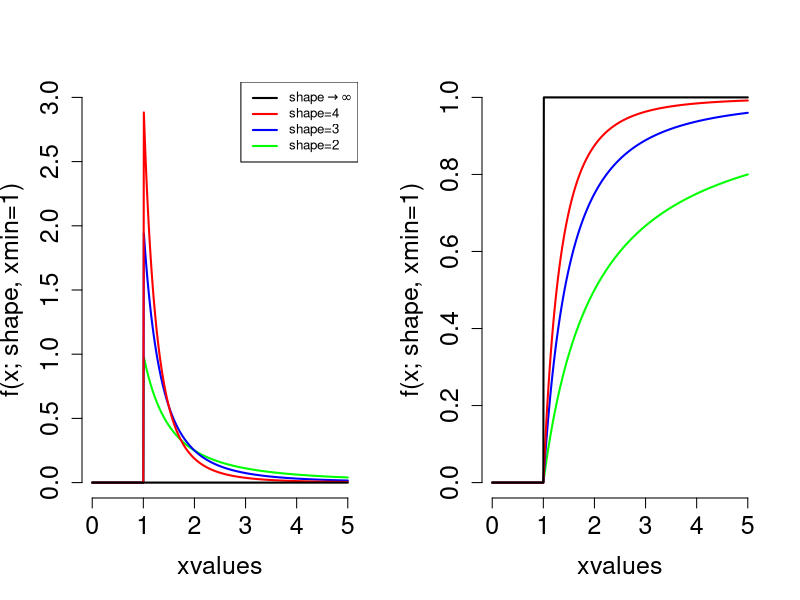

Recreate this plot in R.
# Fortgeschrittene Programmierung WS 2014/15
# Hausübung 1 (due to 23.11.2014)
# JT, PJR

### 2 a)

#' Pareto density
#' 
#' inputs:  x:      vector of quantiles
#'          shape:  distribution parameter
#'          xmin:   minimum value of x
#' output:  gives the density of the Pareto distribution

dpareto_1 <- function(x, shape, xmin) {
  # input validation 
  if (is.numeric(x) == FALSE) stop("<x> must be numeric")
  if (is.numeric(shape) == FALSE) stop("<shape> must be numeric")
  if (is.numeric(xmin) == FALSE) stop("<xmin> must be numeric")
  if (xmin <= 0) stop("<xmin> must be larger zero")
  if (shape <= 1) stop("<shape> must be larger one")
  if (any(x < xmin) & length(x) == 1)
    {warning("<x> is not larger than <xmin>")}
  if (any(x < xmin) & length(x) > 1 )
    {warning("not all <x> are larger than <xmin>")}

  
  # uses dpareto_1_support() 
  sapply(x, dpareto_1_support, shape = shape, xmin = xmin)
}

# support function applying Pareto density formula
dpareto_1_support <- function(x, shape, xmin){ 
  if (x <= xmin){
    0
  } 
  else {
   (shape - 1) / xmin * (x / xmin)^(-shape)
  }
}
  
#' Pareto distribution function
#' 
#' inputs:  p:      vector of quantiles
#'          shape:  distribution parameter
#'          xmin:   minimum value of p
#' output:  gives the distribution function of the Pareto distribution
 
ppareto_1 <- function(p, shape, xmin){
  if (is.numeric(p) == FALSE) stop("<p> must be numeric")
  if (is.numeric(shape) == FALSE) stop("<shape> must be numeric")
  if (is.numeric(xmin) == FALSE) stop("<xmin> must be numeric")
  if (xmin <= 0) stop("<xmin> must be larger zero")
  if (shape <= 1) stop("<shape> must be larger one")
  if (any(p < xmin) & length(p) == 1)
    {warning("<p> is not larger than <xmin>")}
  if (any(p < xmin) & length(p) > 1 )
    {warning("not all <p> are larger than <xmin>")}

  sapply(p, ppareto_1_support, shape = shape, xmin = xmin)
  
}

# support function applying Pareto distribution function formula
ppareto_1_support <- function(p, shape, xmin){
  if (p <= xmin){
    0
  } 
  else {
    1 - (p / xmin)^(-shape + 1)
  }
}
 
### 2 b)

# set graphic parameter: two plots side by side
par(mfrow = c(1,2))

# set x values 
xvalues <- seq(from = 0, to = 5, by = 0.01)

# plots Pareto density 
# using dpareto_1() and graphic features
plot(xvalues, dpareto_1(xvalues, shape = 2, xmin = 1), col = "green", lwd = 2,
     type = "l", cex.lab = 1.5, cex.axis = 1.5, xlim = c(0,5), ylim = c(0,3),
     ylab = "f(x; shape, xmin=1)", frame.plot = FALSE)

lines(xvalues, dpareto_1(xvalues, shape = 3, xmin = 1), col = "blue", lwd = 2)
lines(xvalues, dpareto_1(xvalues, shape = 4, xmin = 1), col = "red", lwd = 2)
lines(xvalues, dpareto_1(xvalues, shape = 1e15, xmin = 1), 
      col = "black", lwd = 2)

legend("topright", 
       c(expression(shape%->%infinity), "shape=4", "shape=3", "shape=2"),
       col = c("black","red","blue","green"), lty = c(1, 1, 1), 
       lwd = c(2, 2, 2), cex = 0.8)

# plots Pareto distribution function 
# using ppareto_1() and graphic features
plot(xvalues, ppareto_1(xvalues, shape = 2, xmin = 1), col = "green", lwd = 2,
     type = "l", cex.lab = 1.5, cex.axis = 1.5, xlim = c(0,5), ylim = c(0,1),
     ylab = "f(x; shape, xmin=1)", frame.plot = FALSE)

lines(xvalues, ppareto_1(xvalues, shape = 3, xmin = 1), col = "blue", lwd = 2)
lines(xvalues, ppareto_1(xvalues, shape = 4, xmin = 1), col = "red", lwd = 2)
lines(xvalues, ppareto_1(xvalues, shape = 1e15, xmin = 1), col = "black", lwd = 2)